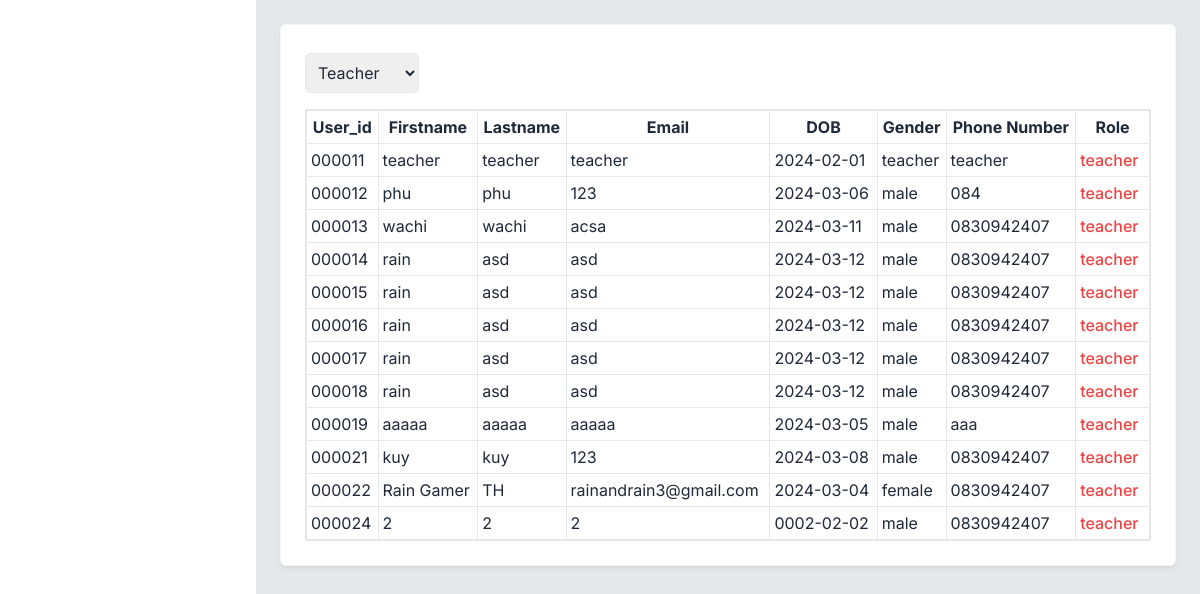
/Academic/showteacher.php, run on the app's committed database.
### tables this page shows
CREATE TABLE `user` (
  `user_id` int(6) UNSIGNED ZEROFILL NOT NULL,
  `firstname` varchar(200) NOT NULL,
  `lastname` varchar(200) NOT NULL,
  `email` varchar(200) NOT NULL,
  `password` varchar(200) NOT NULL,
  `dob` date NOT NULL,
  `gender` varchar(10) NOT NULL,
  `phonenum` varchar(10) NOT NULL,
  `profile_picture` varchar(255) NOT NULL,
  `role` varchar(255) NOT NULL
);

### Academic/showteacher.php (the view, shortened to what this page needs)
<?php include 'connectdatabase.php';
?>
<!DOCTYPE html>
<html lang="en">
<head>
    <link href="https://fonts.bunny.net/css?family=figtree:400,500,600&display=swap" rel="stylesheet" />
    <link href='https://unpkg.com/boxicons@2.1.4/css/boxicons.min.css' rel='stylesheet'>
    <link href="https://cdn.jsdelivr.net/npm/remixicon@3.5.0/fonts/remixicon.css" rel="stylesheet">
    <script src="https://cdn.tailwindcss.com"></script>
    <link href="style.css" rel="stylesheet">
</head>
<body class="text-gray-800 font-inter">
    <main class="w-full md:w-[calc(100%-256px)] md:ml-64 bg-gray-200 min-h-screen transition-all main">
        <div class="p-6">
            <div class="grid grid-cols-1 lg:grid-cols-2 gap-6 mb-6">
                <div class="bg-white border border-gray-100 shadow-md shadow-black/5 p-6 rounded-md lg:col-span-2 w-full">
                    <div class="flex justify-between mb-4 items-start">
                            <select id="role" name="category" class="mt-1 p-2 border rounded-md focus:outline-none focus:border-blue-500" onchange="redirectPage()">
                                <option value="teacher" selected>Teacher</option>
                            </select>
                    </div>
                    <div class="overflow-x-auto">
                        <table class="min-w-full border border-collapse border-2">
                            <thead>
                                <tr>
                                    <th class="border p-1">User_id</th>
                                    <th class="border p-1">Firstname</th>
                                    <th class="border p-1">Lastname</th>
                                    <th class="border p-1">Email</th>
                                    <th class="border p-1">DOB</th>
                                    <th class="border p-1">Gender</th>
                                    <th class="border p-1">Phone Number</th>
                                    <th class="border p-1">Role</th>
                                </tr>
                            </thead>
                            <div class="all-user">
                                <tbody>
                                    <?php
                                    $sql_user = "SELECT * FROM `user` WHERE `role` = 'teacher'";
                                    $result_user = mysqli_query($conn, $sql_user);
                                    while ($row = mysqli_fetch_array($result_user)) {
                                        echo "<tr>";
                                        echo "<td class='border p-1'>" . $row['user_id'] . "</td>";
                                        echo "<td class='border p-1'>" . $row['firstname'] . "</td>";
                                        echo "<td class='border p-1'>" . $row['lastname'] . "</td>";
                                        echo "<td class='border p-1'>" . $row['email'] . "</td>";
                                        echo "<td class='border p-1'>" . $row['dob'] . "</td>";
                                        echo "<td class='border p-1'>" . $row['gender'] . "</td>";
                                        echo "<td class='border p-1'>" . $row['phonenum'] . "</td>";
                                        echo "<td class='border p-1'>";
                                        if ($row['role'] == 'academic') {
                                            echo "<span class='mr-1 text-green-500 font-medium'>academic</span>";
                                        } else if ($row['role'] == 'student') {
                                            echo "<span class='mr-1 text-blue-500 font-medium'>student</span>";
                                        } else if ($row['role'] == 'teacher') {
                                            echo "<span class='mr-1 text-red-500 font-medium'>teacher</span>";
                                        }
                                        echo "</td>";
                                        echo "</tr>";
                                    }
                                    ?>
                                </tbody>
                            </div>
                        </table>
                        </div>
                    </div>
                </div>
            </div>
    </main>
</body>
</html>

### Academic/style.css (style rules this page uses)
html { line-height: 1.5; -webkit-text-size-adjust: 100%; -moz-tab-size: 4; -o-tab-size: 4; tab-size: 4; font-family: ui-sans-serif, system-ui, -apple-system, BlinkMacSystemFont, "Segoe UI", Roboto, "Helvetica Neue", Arial, "Noto Sans", sans-serif, "Apple Color Emoji", "Segoe UI Emoji", "Segoe UI Symbol", "Noto Color Emoji"; font-feature-settings: normal; font-variation-settings: normal; }
body { margin: 0; line-height: inherit; }
table { text-indent: 0; border-color: inherit; border-collapse: collapse; }
button, input, optgroup, select, textarea { font-family: inherit; font-feature-settings: inherit; font-variation-settings: inherit; font-size: 100%; font-weight: inherit; line-height: inherit; color: inherit; margin: 0; padding: 0; }
button, select { text-transform: none; }
.mb-4 { margin-bottom: 1rem; }
.mb-6 { margin-bottom: 1.5rem; }
.mr-1 { margin-right: 0.25rem; }
.flex { display: flex; }
.grid { display: grid; }
.min-h-screen { min-height: 100vh; }
.w-full { width: 100%; }
.grid-cols-1 { grid-template-columns: repeat(1, minmax(0, 1fr)); }
.items-start { align-items: flex-start; }
.justify-between { justify-content: space-between; }
.gap-6 { gap: 1.5rem; }
.overflow-x-auto { overflow-x: auto; }
.rounded-md { border-radius: 0.375rem; }
.border { border-width: 1px; }
.border-gray-100 { --tw-border-opacity: 1; border-color: rgb(243 244 246 / var(--tw-border-opacity)); }
.bg-white { --tw-bg-opacity: 1; background-color: rgb(255 255 255 / var(--tw-bg-opacity)); }
.p-1 { padding: 0.25rem; }
.p-6 { padding: 1.5rem; }
.font-inter { font-family: 'Inter', sans-serif; }
.font-medium { font-weight: 500; }
.text-gray-800 { --tw-text-opacity: 1; color: rgb(31 41 55 / var(--tw-text-opacity)); }
.shadow-md { --tw-shadow: 0 4px 6px -1px rgb(0 0 0 / 0.1), 0 2px 4px -2px rgb(0 0 0 / 0.1); --tw-shadow-colored: 0 4px 6px -1px var(--tw-shadow-color), 0 2px 4px -2px var(--tw-shadow-color); box-shadow: var(--tw-ring-offset-shadow, 0 0 #0000), var(--tw-ring-shadow, 0 0 #0000), var(--tw-shadow); }
.shadow-black\/5 { --tw-shadow-color: rgb(0 0 0 / 0.05); --tw-shadow: var(--tw-shadow-colored); }
.transition-all { transition-property: all; transition-timing-function: cubic-bezier(0.4, 0, 0.2, 1); transition-duration: 150ms; }
@media (min-width: 768px) { .md\:ml-64 { margin-left: 16rem; } }
@media (min-width: 768px) { .md\:w-\[calc\(100\%-256px\)\] { width: calc(100% - 256px); } }
@media (min-width: 1024px) { .lg\:col-span-2 { grid-column: span 2 / span 2; } }
@media (min-width: 1024px) { .lg\:grid-cols-2 { grid-template-columns: repeat(2, minmax(0, 1fr)); } }

### data on the page
user: user_id "000011", firstname "teacher", lastname "teacher", email "teacher", dob "2024-02-01", gender "teacher", phonenum "teacher"
user: user_id "000012", firstname "phu", lastname "phu", email "123", dob "2024-03-06", gender "male", phonenum "084", shows "teacher"
user: user_id "000013", firstname "wachi", lastname "wachi", email "acsa", dob "2024-03-11", gender "male", phonenum "0830942407", shows "teacher"
user: user_id "000014", firstname "rain", lastname "asd", email "asd", dob "2024-03-12", gender "male", phonenum "0830942407", shows "teacher"
user: user_id "000015", firstname "rain", lastname "asd", email "asd", dob "2024-03-12", gender "male", phonenum "0830942407", shows "teacher"
user: user_id "000016", firstname "rain", lastname "asd", email "asd", dob "2024-03-12", gender "male", phonenum "0830942407", shows "teacher"
user: user_id "000017", firstname "rain", lastname "asd", email "asd", dob "2024-03-12", gender "male", phonenum "0830942407", shows "teacher"
user: user_id "000018", firstname "rain", lastname "asd", email "asd", dob "2024-03-12", gender "male", phonenum "0830942407", shows "teacher"
user: user_id "000019", firstname "aaaaa", lastname "aaaaa", email "aaaaa", dob "2024-03-05", gender "male", phonenum "aaa", shows "teacher"
user: user_id "000021", firstname "kuy", lastname "kuy", email "123", dob "2024-03-08", gender "male", phonenum "0830942407", shows "teacher"
user: user_id "000022", firstname "Rain Gamer", lastname "TH", email "rainandrain3@gmail.com", dob "2024-03-04", gender "female", phonenum "0830942407", shows "teacher"
user: user_id "000024", firstname "2", lastname "2", email "2", dob "0002-02-02", gender "male", phonenum "0830942407", shows "teacher"
